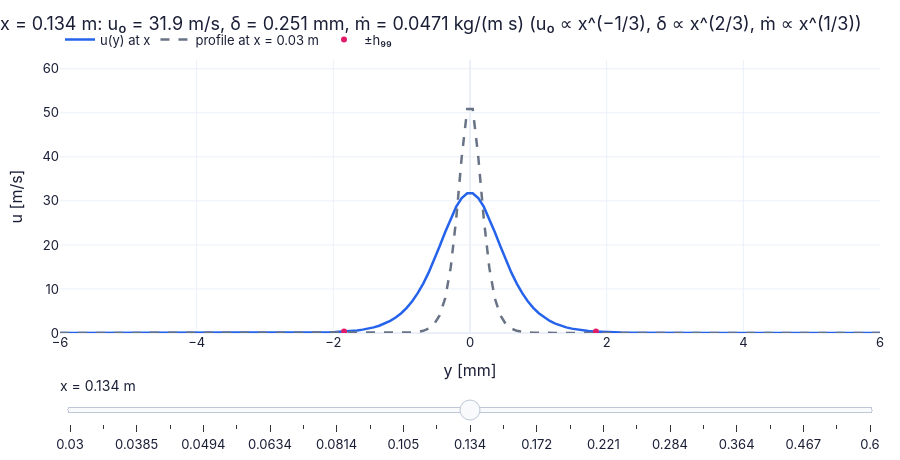

Source (notebook cell):
### Markdown cell above
**What you see.** A bright thin jet whose white streamlines bend toward the axis in (a); stretching, slowing profiles in (b) that collapse onto one dashed $\mathrm{sech}^2$ in (c); straight lines of slope $-\frac13$, $\frac23$, $\frac13$ in (d).

**How to read it.** The vertical axis of (a) is stretched about a hundredfold, so the nearly sideways inflow of the entrained fluid looks steep; the area under $u^2$ is the same at every $x$; the area under $u$ grows. In (d) the slopes, fitted with `np.polyfit` (a straight line through log y against log x), are the exponents of D16: $u_0\propto x^{-1/3}$, $h_{99}\propto x^{2/3}$, $\dot m\propto x^{1/3}$.

**What would change if…** …doubling $J$: $u_0\times1.59$, $\delta\times0.79$, $\dot m\times1.26$ ($2^{2/3}$, $2^{-1/3}$, $2^{1/3}$).

### Code cell
xsl = np.geomspace(0.03, 0.6, 25 if not FAST else 12)              # stations [m]
yj = np.linspace(-6e-3, 6e-3, 150)   # sample points


def frame(x_):                                                     # the jet profile at one station
    pj = JET.free_jet(x_, yj, 1.0, RHO_AIR, NU_AIR); p0 = JET.free_jet(0.03, yj, 1.0, RHO_AIR, NU_AIR)
    h = 1e3*JET.free_jet_halfwidth(x_, 1.0, RHO_AIR, NU_AIR)
    return {"u(y) at x": (1e3*yj, pj["u"]), "profile at x = 0.03 m": (1e3*yj, p0["u"]), "±h₉₉": ([-h, h], [0.01*pj["u0"][0]]*2)}   # the values for this call


fig = slider_figure(frame, "x", xsl, unit="m", xlabel="y [mm]", ylabel="u [m/s]", title="", xrange=[-6, 6], yrange=[0, 62], modes={"±h₉₉": "markers"})   # one figure whose curves follow the slider; every position precomputed (P17)
step_titles(fig, [f"x = {x_:.3f} m: u₀ = {JET.free_jet_centreline(x_, 1.0, RHO_AIR, NU_AIR):.1f} m/s, δ = {1e3*JET.free_jet_thickness(x_, 1.0, RHO_AIR, NU_AIR):.3f} mm, ṁ = {JET.free_jet_mass_flux(x_, 1.0, RHO_AIR, NU_AIR):.4f} kg/(m s) (u₀ ∝ x^(−1/3), δ ∝ x^(2/3), ṁ ∝ x^(1/3))" for x_ in xsl])   # a title with numbers for every slider position
recolor(fig, {"u(y) at x": COLORS["blue"], "profile at x = 0.03 m": COLORS["muted"], "±h₉₉": COLORS["rose"]}, dashes={"profile at x = 0.03 m": "dash"})   # colours by meaning
fig.show()                                                         # drag x downstream: the jet slows and widens, its area under u² stays
